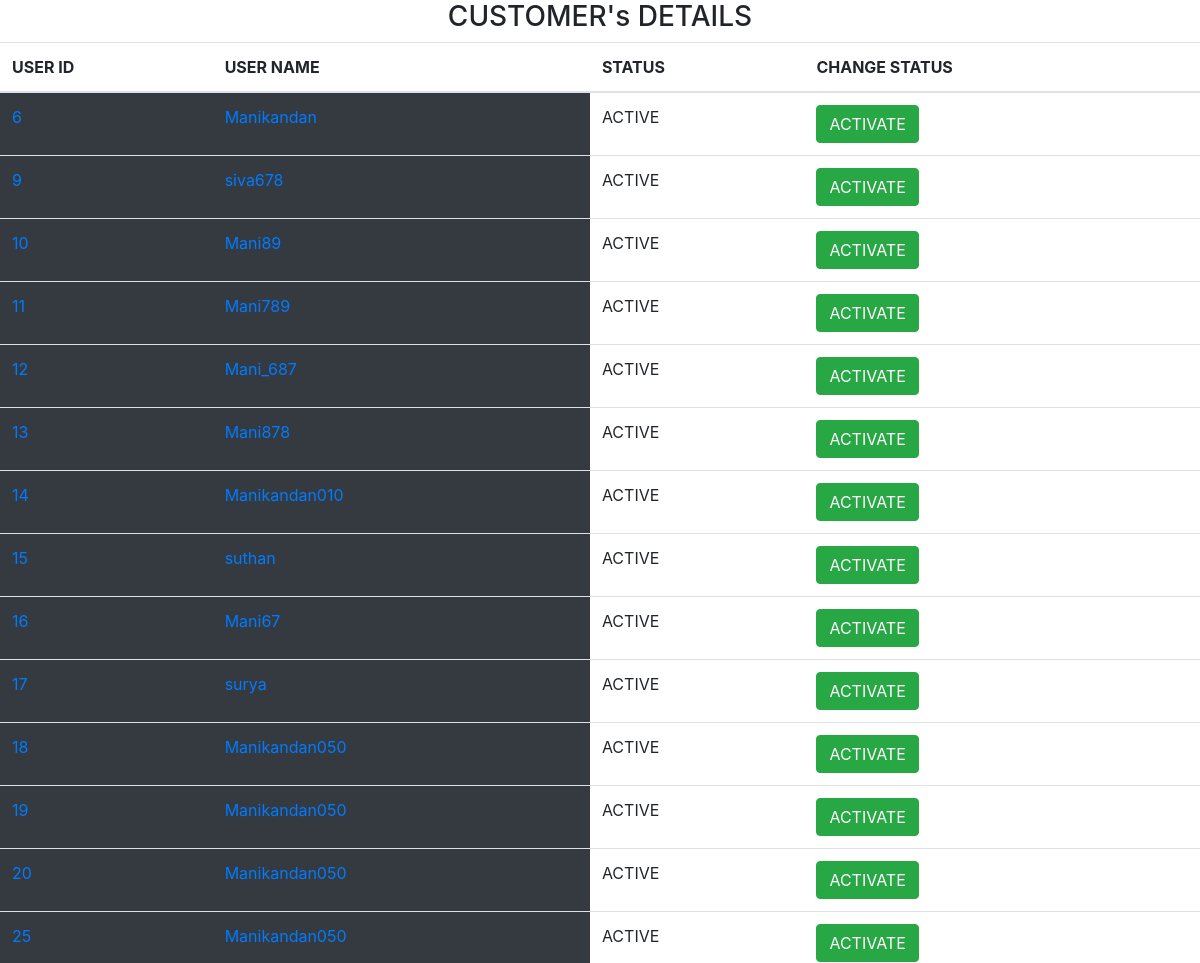
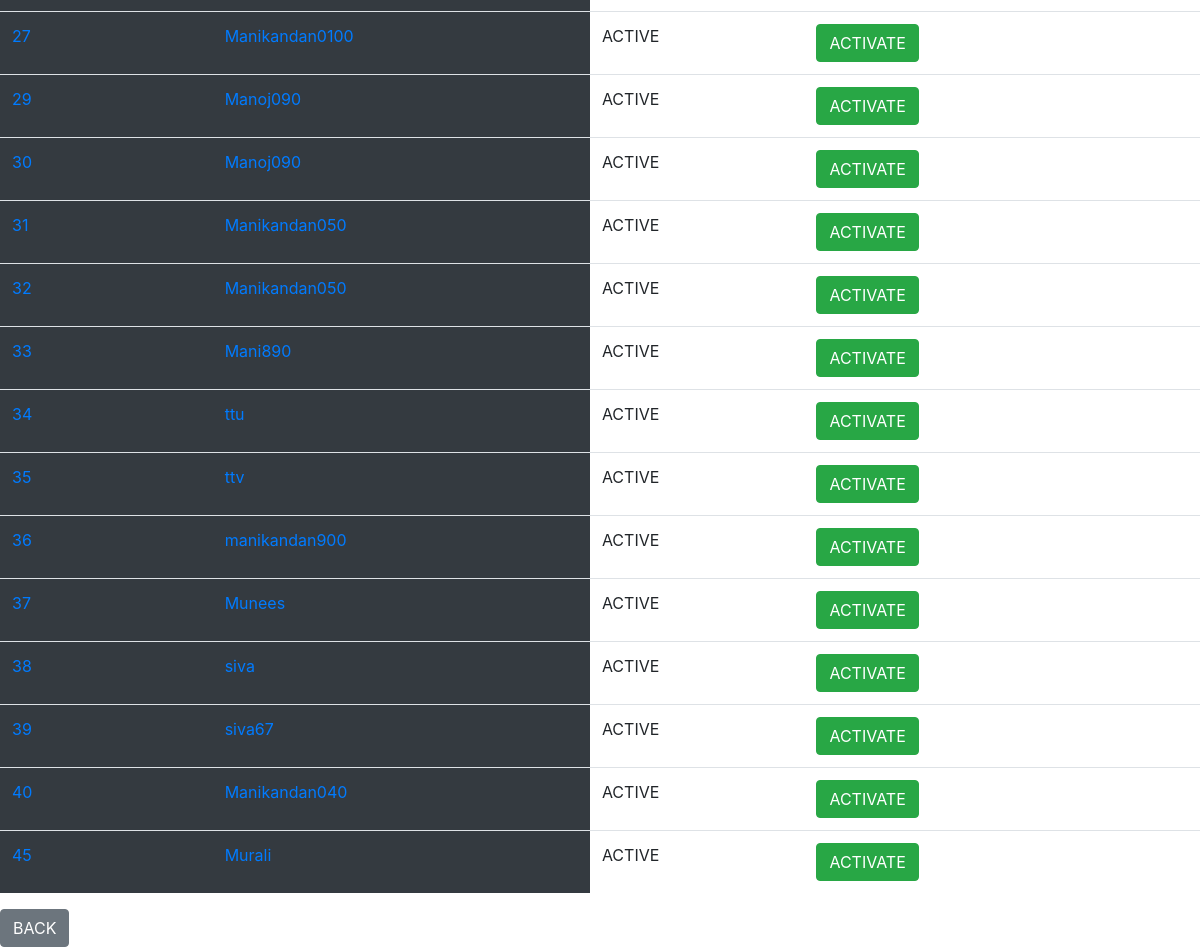
/customer.php, run on the app's committed database (2 pictures, top to bottom).
### tables this page shows
CREATE TABLE `signup` (
  `userid` int(11) NOT NULL,
  `username` varchar(100) NOT NULL,
  `password` varchar(100) NOT NULL,
  `usertype` tinyint(11) NOT NULL COMMENT '0=>Customer\r\n1=>owner\r\n2=>superadmin',
  `status` tinyint(11) NOT NULL DEFAULT 1 COMMENT '0=>inactive\r\n1=>Active'
);

### customer.php (the view, shortened to what this page needs)
<?php
include("connect.php");
?>
<!DOCTYPE html>
<html lang="en">
<head>
    <link rel="stylesheet" href="https://pro.fontawesome.com/releases/v5.10.0/css/all.css"/>
<link rel="stylesheet" href="https://stackpath.bootstrapcdn.com/bootstrap/4.5.2/css/bootstrap.min.css">
<link rel="stylesheet" href="./style.css" ?v=<?php echo time(); ?>/>
</head>
<body>
    <h3 class="text-center">CUSTOMER's DETAILS</h3>
    <?php
    $sql="select * from signup";
    $result=mysqli_query($conn,$sql);
    ?>
    <table class="table">
        <thead>
            <tr>
                <th>USER ID </th>
                <th>USER NAME</th>
                <th>STATUS</th>
                <th>CHANGE STATUS</th>
            </tr>
        </thead>
        <tbody>
            <tr>
                <?php
                  while($row=mysqli_fetch_array($result)){
                   $usertype=$row["usertype"];
                    if($usertype=='0'){
                    $userid=$row["userid"];
                    $username=$row["username"];
                    $userstatus=$row["status"];
                ?>
                <td class="bg-dark"><a href='<?php echo "customerdetails.php?customer=$userid"?>' class=''><?php echo $userid; ?></a></td>
                <td  class="bg-dark"><a href='<?php echo "customerdetails.php?customer=$userid"?>' class='bg-dark'><?php echo $username; ?></a></td>
                <?php
                    if($userstatus==1){
                        $userstatus="ACTIVE";
                    }
                ?>
                <td><?php echo $userstatus ; ?></td>
                <td> <a href='<?php echo "activeordeactiveuser.php?userid=$userid"?>' class="btn btn-success">ACTIVATE</a></td>
            </tr>
            <?php
}
                  }
    ?>
        </tbody>
    </table>
    <a href='<?php echo "superadminpanel.php"?>' class="btn btn-secondary">BACK</a>
</body>
</html>

### style.css (style rules this page uses)
body { height: 100vh; }
a { text-decoration: none; }

### data on the page
signup: userid "6", username "Manikandan", status "ACTIVE"
signup: userid "9", username "siva678", status "ACTIVE"
signup: userid "10", username "Mani89", status "ACTIVE"
signup: userid "11", username "Mani789", status "ACTIVE"
signup: userid "12", username "Mani_687", status "ACTIVE"
signup: userid "13", username "Mani878", status "ACTIVE"
signup: userid "14", username "Manikandan010", status "ACTIVE"
signup: userid "15", username "suthan", status "ACTIVE"
signup: userid "16", username "Mani67", status "ACTIVE"
signup: userid "17", username "surya", status "ACTIVE"
signup: userid "18", username "Manikandan050", status "ACTIVE"
signup: userid "19", username "Manikandan050", status "ACTIVE"
signup: userid "20", username "Manikandan050", status "ACTIVE"
signup: userid "25", username "Manikandan050", status "ACTIVE"
signup: userid "27", username "Manikandan0100", status "ACTIVE"
signup: userid "29", username "Manoj090", status "ACTIVE"
signup: userid "30", username "Manoj090", status "ACTIVE"
signup: userid "31", username "Manikandan050", status "ACTIVE"
signup: userid "32", username "Manikandan050", status "ACTIVE"
signup: userid "33", username "Mani890", status "ACTIVE"
signup: userid "34", username "ttu", status "ACTIVE"
signup: userid "35", username "ttv", status "ACTIVE"
signup: userid "36", username "manikandan900", status "ACTIVE"
signup: userid "37", username "Munees", status "ACTIVE"
signup: userid "38", username "siva", status "ACTIVE"
signup: userid "39", username "siva67", status "ACTIVE"
signup: userid "40", username "Manikandan040", status "ACTIVE"
signup: userid "45", username "Murali", status "ACTIVE"
